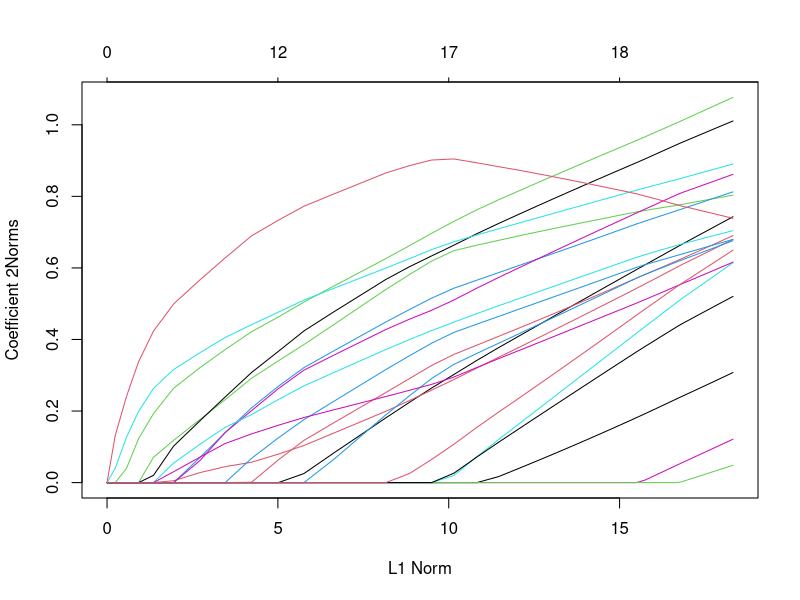
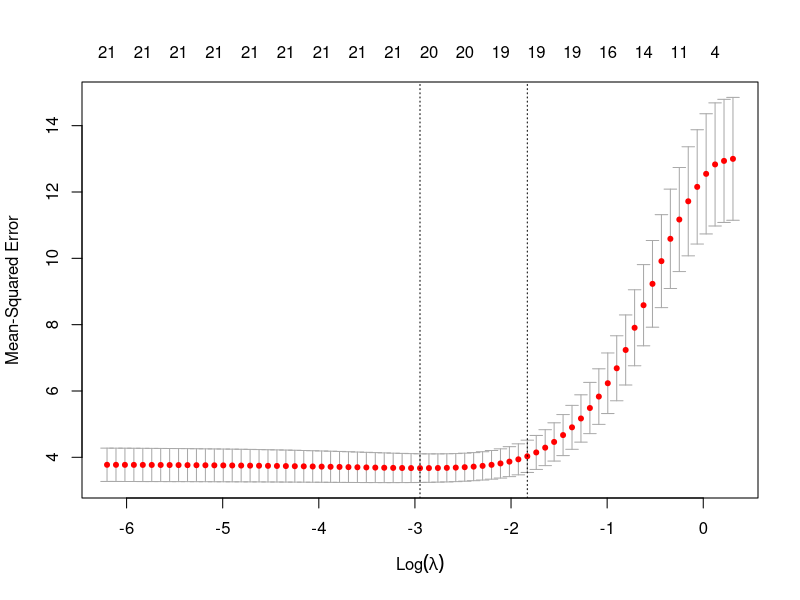

Write the R code that produced these figures, in order.
#Create a dataset
set.seed(888)
library(glmnet)
x=matrix(rnorm(100*20),100,20)
cf <- sample(0:1, 20, replace=TRUE) #Select some columns
response1 <- x %*% cf*runif(20) #Apply random coefficients
response2 <- x %*% cf*runif(20)
y=cbind(response1, response2)

#Fit a single lasso model
#0 for ridge
#1 for lasso
#>0 & <1 for the elastic net (mix of ridge and lasoo)
fit1m=glmnet(x,y,family="mgaussian",alpha=1)
plot(fit1m,type.coef="2norm")

#Select lambda through cross validation
fit1m.cv <- cv.glmnet(x,y,family="mgaussian",alpha=1) 
plot(fit1m.cv)
coef(fit1m.cv) #Show coefficients at the selected value of lambda